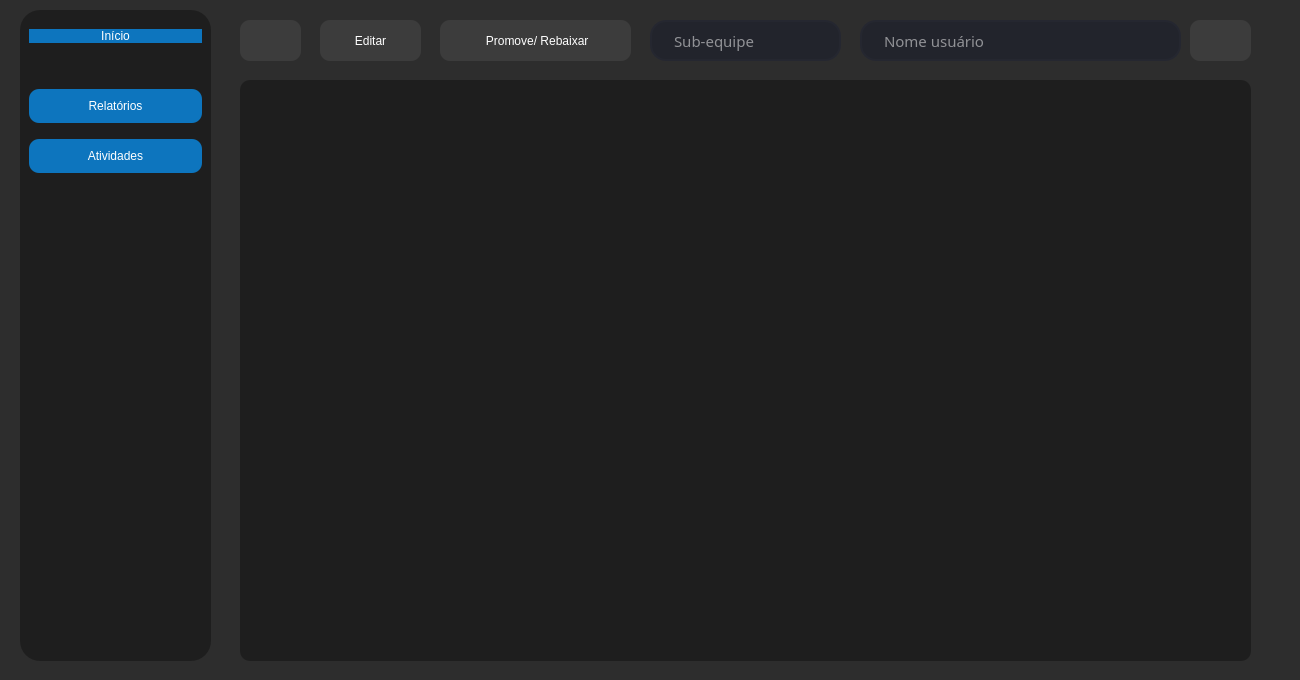
<?xml version="1.0" encoding="UTF-8"?>
<ui version="4.0">
 <class>CapPage</class>
 <widget class="QDialog" name="CapPage">
  <property name="geometry">
   <rect>
    <x>0</x>
    <y>0</y>
    <width>1300</width>
    <height>680</height>
   </rect>
  </property>
  <property name="minimumSize">
   <size>
    <width>1300</width>
    <height>680</height>
   </size>
  </property>
  <property name="maximumSize">
   <size>
    <width>1300</width>
    <height>680</height>
   </size>
  </property>
  <property name="windowTitle">
   <string>Formula UFPB</string>
  </property>
  <property name="styleSheet">
   <string notr="true">QDialog{
	background-color: rgba(45,45,45,255);
}</string>
  </property>
  <widget class="QStackedWidget" name="Janelas">
   <property name="geometry">
    <rect>
     <x>210</x>
     <y>10</y>
     <width>1071</width>
     <height>651</height>
    </rect>
   </property>
   <property name="styleSheet">
    <string notr="true">background-color:none;</string>
   </property>
   <property name="currentIndex">
    <number>0</number>
   </property>
   <widget class="QWidget" name="HomePageCp">
    <widget class="QTableWidget" name="listarMembrosCP">
     <property name="geometry">
      <rect>
       <x>30</x>
       <y>70</y>
       <width>1011</width>
       <height>581</height>
      </rect>
     </property>
     <property name="styleSheet">
      <string notr="true">QTableWidget{
	background-color: rgba(30,30,30,255);
	border-radius: 10px;

}</string>
     </property>
    </widget>
    <widget class="QLineEdit" name="NomeBuscarCP">
     <property name="geometry">
      <rect>
       <x>650</x>
       <y>10</y>
       <width>321</width>
       <height>41</height>
      </rect>
     </property>
     <property name="font">
      <font>
       <family>Open Sans 61</family>
       <pointsize>11</pointsize>
      </font>
     </property>
     <property name="styleSheet">
      <string notr="true">QLineEdit{
	font-family: Open Sans Light;
	border: 2px solid rgb(37, 39, 48);
	border-radius: 16px;
	color: #FFF;
	padding-left: 20px;
	padding-right: 20px; 
	background-color: rgb(34, 36, 44);
}

QLiteEdit:hover {
	border: 2px solid rgb(48, 50, 62);
}

QLiteEdit:focus {
	border: 2px solid rgb(85, 170, 255);
	background-color: rgb(43, 45, 56);
}
</string>
     </property>
     <property name="maxLength">
      <number>200</number>
     </property>
     <property name="alignment">
      <set>Qt::AlignmentFlag::AlignLeading|Qt::AlignmentFlag::AlignLeft|Qt::AlignmentFlag::AlignVCenter</set>
     </property>
     <property name="placeholderText">
      <string>Nome usuário</string>
     </property>
     <property name="clearButtonEnabled">
      <bool>false</bool>
     </property>
    </widget>
    <widget class="QPushButton" name="BuscarButtonCP">
     <property name="geometry">
      <rect>
       <x>980</x>
       <y>10</y>
       <width>61</width>
       <height>41</height>
      </rect>
     </property>
     <property name="styleSheet">
      <string notr="true">QPushButton{
	/*color: #FFF;*/
	border-radius: 10px;
	background-color: rgba(60,60,60,255);
}

QPushButton:hover {
	border-radius: 10px;
	background-color: rgba(78,78,79,255);
}

QPushButton:pressed {
	border-radius: 10px;
	background-color: rgba(45,45,45,255);
	
}

</string>
     </property>
     <property name="text">
      <string/>
     </property>
     <property name="icon">
      <iconset resource="Projeto_Prog1.qrc">
       <normaloff>:/debug/buscarWhite.png</normaloff>:/debug/buscarWhite.png</iconset>
     </property>
     <property name="iconSize">
      <size>
       <width>30</width>
       <height>30</height>
      </size>
     </property>
    </widget>
    <widget class="QPushButton" name="AtualizarButtonCP">
     <property name="geometry">
      <rect>
       <x>30</x>
       <y>10</y>
       <width>61</width>
       <height>41</height>
      </rect>
     </property>
     <property name="styleSheet">
      <string notr="true">QPushButton{
	/*color: #FFF;*/
	border-radius: 10px;
	background-color: rgba(60,60,60,255);
}

QPushButton:hover {
	border-radius: 10px;
	background-color: rgba(78,78,79,255);
}

QPushButton:pressed {
	border-radius: 10px;
	background-color: rgba(45,45,45,255);
	
}

</string>
     </property>
     <property name="text">
      <string/>
     </property>
     <property name="icon">
      <iconset resource="Projeto_Prog1.qrc">
       <normaloff>:/debug/atualizarWhite.png</normaloff>:/debug/atualizarWhite.png</iconset>
     </property>
     <property name="iconSize">
      <size>
       <width>30</width>
       <height>30</height>
      </size>
     </property>
    </widget>
    <widget class="QPushButton" name="EditarButtonCP">
     <property name="geometry">
      <rect>
       <x>110</x>
       <y>10</y>
       <width>101</width>
       <height>41</height>
      </rect>
     </property>
     <property name="styleSheet">
      <string notr="true">QPushButton{
	color: #FFF;
	border-radius: 10px;
	background-color: rgba(60,60,60,255);
}

QPushButton:hover {
	border-radius: 10px;
	background-color: rgba(78,78,79,255);
}

QPushButton:pressed {
	border-radius: 10px;
	background-color: rgba(45,45,45,255);
	
}

</string>
     </property>
     <property name="text">
      <string>Editar</string>
     </property>
     <property name="icon">
      <iconset resource="Projeto_Prog1.qrc">
       <normaloff>:/debug/editarWhite.png</normaloff>:/debug/editarWhite.png</iconset>
     </property>
     <property name="iconSize">
      <size>
       <width>30</width>
       <height>30</height>
      </size>
     </property>
    </widget>
    <widget class="QPushButton" name="DeletarButtonCP">
     <property name="geometry">
      <rect>
       <x>230</x>
       <y>10</y>
       <width>191</width>
       <height>41</height>
      </rect>
     </property>
     <property name="styleSheet">
      <string notr="true">QPushButton{
	color: #FFF;
	border-radius: 10px;
	background-color: rgba(60,60,60,255);
}

QPushButton:hover {
	border-radius: 10px;
	background-color: rgba(78,78,79,255);
}

QPushButton:pressed {
	border-radius: 10px;
	background-color: rgba(45,45,45,255);
	
}

</string>
     </property>
     <property name="text">
      <string> Promove/ Rebaixar</string>
     </property>
     <property name="icon">
      <iconset resource="Projeto_Prog1.qrc">
       <normaloff>:/debug/promocaorebaixamentoWhite.png</normaloff>:/debug/promocaorebaixamentoWhite.png</iconset>
     </property>
     <property name="iconSize">
      <size>
       <width>24</width>
       <height>30</height>
      </size>
     </property>
    </widget>
    <widget class="QLineEdit" name="SubequipeBuscarCp">
     <property name="geometry">
      <rect>
       <x>440</x>
       <y>10</y>
       <width>191</width>
       <height>41</height>
      </rect>
     </property>
     <property name="font">
      <font>
       <family>Open Sans 61</family>
       <pointsize>11</pointsize>
      </font>
     </property>
     <property name="styleSheet">
      <string notr="true">QLineEdit{
	font-family: Open Sans Light;
	border: 2px solid rgb(37, 39, 48);
	border-radius: 16px;
	color: #FFF;
	padding-left: 20px;
	padding-right: 20px; 
	background-color: rgb(34, 36, 44);
}

QLiteEdit:hover {
	border: 2px solid rgb(48, 50, 62);
}

QLiteEdit:focus {
	border: 2px solid rgb(85, 170, 255);
	background-color: rgb(43, 45, 56);
}
</string>
     </property>
     <property name="maxLength">
      <number>200</number>
     </property>
     <property name="alignment">
      <set>Qt::AlignmentFlag::AlignLeading|Qt::AlignmentFlag::AlignLeft|Qt::AlignmentFlag::AlignVCenter</set>
     </property>
     <property name="placeholderText">
      <string>Sub-equipe</string>
     </property>
     <property name="clearButtonEnabled">
      <bool>false</bool>
     </property>
    </widget>
   </widget>
   <widget class="QWidget" name="RelatoriosPageCP"/>
  </widget>
  <widget class="QFrame" name="frameCapPage">
   <property name="geometry">
    <rect>
     <x>20</x>
     <y>10</y>
     <width>191</width>
     <height>651</height>
    </rect>
   </property>
   <property name="styleSheet">
    <string notr="true">QFrame{
	background-color: rgba(30,30,30,255);
	border-radius: 20px;
}

QPushButton{
	color: #FFF;
	border-radius: 10px;
	background-color: rgba(13,117,190,255);
}

QPushButton:hover {
	border-radius: 10px;
	background-color: rgb(85,150,190);
}

QPushButton:pressed {
	border-radius: 10px;
	background-color: rgb(28,81,115);
	
}
</string>
   </property>
   <property name="frameShape">
    <enum>QFrame::Shape::StyledPanel</enum>
   </property>
   <property name="frameShadow">
    <enum>QFrame::Shadow::Raised</enum>
   </property>
   <layout class="QVBoxLayout" name="verticalLayout">
    <item>
     <spacer name="verticalSpacer">
      <property name="orientation">
       <enum>Qt::Orientation::Vertical</enum>
      </property>
      <property name="sizeType">
       <enum>QSizePolicy::Policy::Preferred</enum>
      </property>
      <property name="sizeHint" stdset="0">
       <size>
        <width>20</width>
        <height>10</height>
       </size>
      </property>
     </spacer>
    </item>
    <item>
     <widget class="QPushButton" name="homeButtonCp">
      <property name="text">
       <string>Início</string>
      </property>
      <property name="icon">
       <iconset resource="Projeto_Prog1.qrc">
        <normaloff>:/debug/home.png</normaloff>:/debug/home.png</iconset>
      </property>
      <property name="iconSize">
       <size>
        <width>40</width>
        <height>40</height>
       </size>
      </property>
     </widget>
    </item>
    <item>
     <spacer name="verticalSpacer_2">
      <property name="orientation">
       <enum>Qt::Orientation::Vertical</enum>
      </property>
      <property name="sizeType">
       <enum>QSizePolicy::Policy::Preferred</enum>
      </property>
      <property name="sizeHint" stdset="0">
       <size>
        <width>20</width>
        <height>40</height>
       </size>
      </property>
     </spacer>
    </item>
    <item>
     <widget class="QPushButton" name="RelatorioButtonCP">
      <property name="styleSheet">
       <string notr="true">QPushButton{
	height: 34px;
}</string>
      </property>
      <property name="text">
       <string>Relatórios</string>
      </property>
      <property name="icon">
       <iconset resource="Projeto_Prog1.qrc">
        <normaloff>:/debug/grafico.png</normaloff>:/debug/grafico.png</iconset>
      </property>
      <property name="iconSize">
       <size>
        <width>26</width>
        <height>26</height>
       </size>
      </property>
     </widget>
    </item>
    <item>
     <spacer name="verticalSpacer_4">
      <property name="orientation">
       <enum>Qt::Orientation::Vertical</enum>
      </property>
      <property name="sizeType">
       <enum>QSizePolicy::Policy::Preferred</enum>
      </property>
      <property name="sizeHint" stdset="0">
       <size>
        <width>20</width>
        <height>10</height>
       </size>
      </property>
     </spacer>
    </item>
    <item>
     <widget class="QPushButton" name="AtividadesButtonCP">
      <property name="styleSheet">
       <string notr="true">QPushButton{
	height: 34px;
}</string>
      </property>
      <property name="text">
       <string>Atividades</string>
      </property>
      <property name="icon">
       <iconset resource="Projeto_Prog1.qrc">
        <normaloff>:/debug/atividades.png</normaloff>:/debug/atividades.png</iconset>
      </property>
      <property name="iconSize">
       <size>
        <width>30</width>
        <height>30</height>
       </size>
      </property>
     </widget>
    </item>
    <item>
     <spacer name="verticalSpacer_5">
      <property name="orientation">
       <enum>Qt::Orientation::Vertical</enum>
      </property>
      <property name="sizeHint" stdset="0">
       <size>
        <width>20</width>
        <height>315</height>
       </size>
      </property>
     </spacer>
    </item>
   </layout>
  </widget>
 </widget>
 <resources>
  <include location="Projeto_Prog1.qrc"/>
 </resources>
 <connections/>
</ui>
